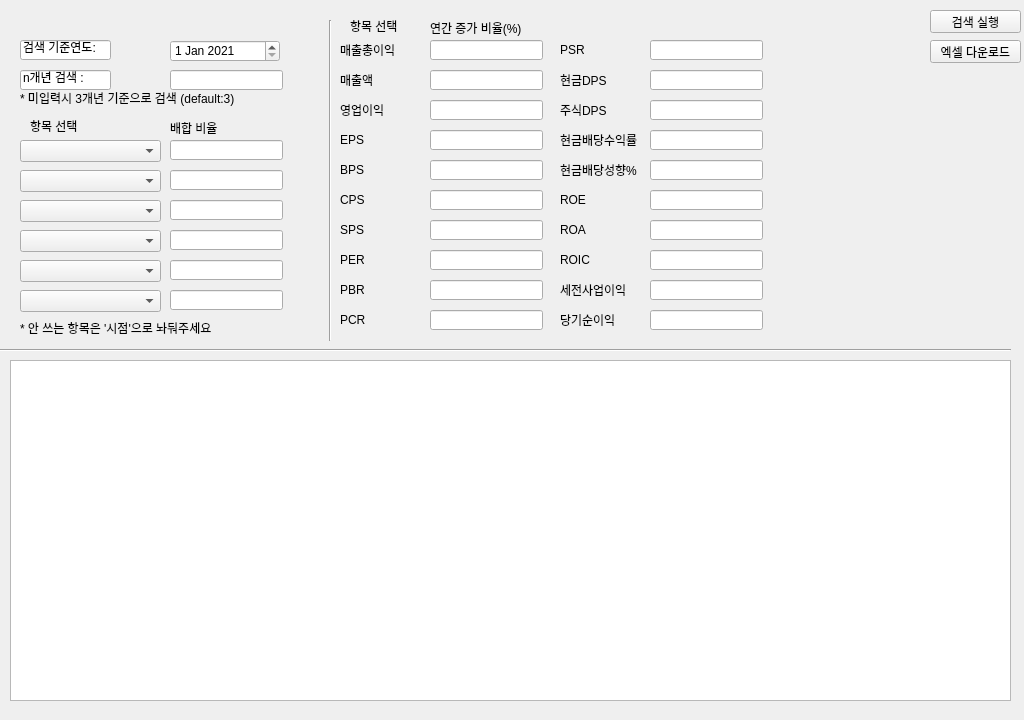
<?xml version="1.0" encoding="UTF-8"?>
<ui version="4.0">
 <class>Form</class>
 <widget class="QWidget" name="Form">
  <property name="geometry">
   <rect>
    <x>0</x>
    <y>0</y>
    <width>1024</width>
    <height>720</height>
   </rect>
  </property>
  <property name="windowTitle">
   <string>Form</string>
  </property>
  <widget class="QLineEdit" name="lineEditSetYear">
   <property name="geometry">
    <rect>
     <x>20</x>
     <y>40</y>
     <width>91</width>
     <height>20</height>
    </rect>
   </property>
   <property name="text">
    <string>검색 기준연도:</string>
   </property>
   <property name="readOnly">
    <bool>true</bool>
   </property>
  </widget>
  <widget class="QLineEdit" name="lineEdit_3">
   <property name="geometry">
    <rect>
     <x>430</x>
     <y>100</y>
     <width>113</width>
     <height>20</height>
    </rect>
   </property>
   <property name="text">
    <string/>
   </property>
  </widget>
  <widget class="QLineEdit" name="lineEdit_16">
   <property name="geometry">
    <rect>
     <x>650</x>
     <y>190</y>
     <width>113</width>
     <height>20</height>
    </rect>
   </property>
   <property name="text">
    <string/>
   </property>
  </widget>
  <widget class="QLineEdit" name="lineEdit_18">
   <property name="geometry">
    <rect>
     <x>650</x>
     <y>250</y>
     <width>113</width>
     <height>20</height>
    </rect>
   </property>
   <property name="text">
    <string/>
   </property>
  </widget>
  <widget class="QLineEdit" name="lineEdit_17">
   <property name="geometry">
    <rect>
     <x>650</x>
     <y>220</y>
     <width>113</width>
     <height>20</height>
    </rect>
   </property>
   <property name="text">
    <string/>
   </property>
  </widget>
  <widget class="QLineEdit" name="lineEdit_20">
   <property name="geometry">
    <rect>
     <x>650</x>
     <y>310</y>
     <width>113</width>
     <height>20</height>
    </rect>
   </property>
   <property name="text">
    <string/>
   </property>
  </widget>
  <widget class="QLineEdit" name="lineEdit_9">
   <property name="geometry">
    <rect>
     <x>430</x>
     <y>280</y>
     <width>113</width>
     <height>20</height>
    </rect>
   </property>
   <property name="text">
    <string/>
   </property>
  </widget>
  <widget class="QLabel" name="label_17">
   <property name="geometry">
    <rect>
     <x>560</x>
     <y>220</y>
     <width>81</width>
     <height>20</height>
    </rect>
   </property>
   <property name="text">
    <string>ROA</string>
   </property>
  </widget>
  <widget class="QLabel" name="label_26">
   <property name="geometry">
    <rect>
     <x>560</x>
     <y>70</y>
     <width>81</width>
     <height>20</height>
    </rect>
   </property>
   <property name="text">
    <string>현금DPS</string>
   </property>
  </widget>
  <widget class="QLabel" name="label_23">
   <property name="geometry">
    <rect>
     <x>560</x>
     <y>130</y>
     <width>81</width>
     <height>20</height>
    </rect>
   </property>
   <property name="text">
    <string>현금배당수익률</string>
   </property>
  </widget>
  <widget class="Line" name="line_2">
   <property name="geometry">
    <rect>
     <x>320</x>
     <y>20</y>
     <width>20</width>
     <height>321</height>
    </rect>
   </property>
   <property name="orientation">
    <enum>Qt::Vertical</enum>
   </property>
  </widget>
  <widget class="QComboBox" name="comboBoxRatioSum4">
   <property name="geometry">
    <rect>
     <x>20</x>
     <y>230</y>
     <width>141</width>
     <height>22</height>
    </rect>
   </property>
  </widget>
  <widget class="QDateEdit" name="dateEditSetYear">
   <property name="geometry">
    <rect>
     <x>170</x>
     <y>40</y>
     <width>110</width>
     <height>22</height>
    </rect>
   </property>
   <property name="dateTime">
    <datetime>
     <hour>0</hour>
     <minute>0</minute>
     <second>0</second>
     <year>2021</year>
     <month>1</month>
     <day>1</day>
    </datetime>
   </property>
  </widget>
  <widget class="QLineEdit" name="lineEdit_6">
   <property name="geometry">
    <rect>
     <x>430</x>
     <y>190</y>
     <width>113</width>
     <height>20</height>
    </rect>
   </property>
   <property name="text">
    <string/>
   </property>
  </widget>
  <widget class="QLabel" name="label_11">
   <property name="geometry">
    <rect>
     <x>340</x>
     <y>160</y>
     <width>81</width>
     <height>20</height>
    </rect>
   </property>
   <property name="text">
    <string>BPS</string>
   </property>
  </widget>
  <widget class="QPushButton" name="pushButtonShow">
   <property name="geometry">
    <rect>
     <x>930</x>
     <y>10</y>
     <width>91</width>
     <height>23</height>
    </rect>
   </property>
   <property name="text">
    <string>검색 실행</string>
   </property>
  </widget>
  <widget class="QLabel" name="label_25">
   <property name="geometry">
    <rect>
     <x>560</x>
     <y>100</y>
     <width>81</width>
     <height>20</height>
    </rect>
   </property>
   <property name="text">
    <string>주식DPS</string>
   </property>
  </widget>
  <widget class="QLabel" name="label_19">
   <property name="geometry">
    <rect>
     <x>560</x>
     <y>280</y>
     <width>81</width>
     <height>20</height>
    </rect>
   </property>
   <property name="text">
    <string>세전사업이익</string>
   </property>
  </widget>
  <widget class="QComboBox" name="comboBoxRatioSum1">
   <property name="enabled">
    <bool>true</bool>
   </property>
   <property name="geometry">
    <rect>
     <x>20</x>
     <y>140</y>
     <width>141</width>
     <height>22</height>
    </rect>
   </property>
   <property name="contextMenuPolicy">
    <enum>Qt::PreventContextMenu</enum>
   </property>
   <property name="editable">
    <bool>false</bool>
   </property>
   <property name="currentIndex">
    <number>-1</number>
   </property>
  </widget>
  <widget class="QLabel" name="label_4">
   <property name="geometry">
    <rect>
     <x>170</x>
     <y>120</y>
     <width>111</width>
     <height>16</height>
    </rect>
   </property>
   <property name="text">
    <string>배합 비율</string>
   </property>
  </widget>
  <widget class="QLabel" name="label_21">
   <property name="geometry">
    <rect>
     <x>560</x>
     <y>190</y>
     <width>81</width>
     <height>20</height>
    </rect>
   </property>
   <property name="text">
    <string>ROE</string>
   </property>
  </widget>
  <widget class="QLineEdit" name="lineEdit_4">
   <property name="geometry">
    <rect>
     <x>430</x>
     <y>130</y>
     <width>113</width>
     <height>20</height>
    </rect>
   </property>
   <property name="text">
    <string/>
   </property>
  </widget>
  <widget class="QLineEdit" name="lineEdit_14">
   <property name="geometry">
    <rect>
     <x>650</x>
     <y>130</y>
     <width>113</width>
     <height>20</height>
    </rect>
   </property>
   <property name="text">
    <string/>
   </property>
  </widget>
  <widget class="QLineEdit" name="lineEdit_11">
   <property name="geometry">
    <rect>
     <x>650</x>
     <y>40</y>
     <width>113</width>
     <height>20</height>
    </rect>
   </property>
   <property name="text">
    <string/>
   </property>
  </widget>
  <widget class="QLineEdit" name="lineEditRatioSum6">
   <property name="geometry">
    <rect>
     <x>170</x>
     <y>290</y>
     <width>113</width>
     <height>20</height>
    </rect>
   </property>
   <property name="text">
    <string/>
   </property>
  </widget>
  <widget class="QLabel" name="label_16">
   <property name="geometry">
    <rect>
     <x>340</x>
     <y>310</y>
     <width>81</width>
     <height>20</height>
    </rect>
   </property>
   <property name="text">
    <string>PCR</string>
   </property>
  </widget>
  <widget class="QLabel" name="label_8">
   <property name="geometry">
    <rect>
     <x>340</x>
     <y>70</y>
     <width>81</width>
     <height>20</height>
    </rect>
   </property>
   <property name="text">
    <string>매출액</string>
   </property>
  </widget>
  <widget class="QLineEdit" name="lineEditNYear">
   <property name="geometry">
    <rect>
     <x>20</x>
     <y>70</y>
     <width>91</width>
     <height>20</height>
    </rect>
   </property>
   <property name="text">
    <string>n개년 검색 : </string>
   </property>
   <property name="readOnly">
    <bool>true</bool>
   </property>
  </widget>
  <widget class="QLabel" name="label">
   <property name="geometry">
    <rect>
     <x>350</x>
     <y>20</y>
     <width>56</width>
     <height>12</height>
    </rect>
   </property>
   <property name="text">
    <string>항목 선택</string>
   </property>
  </widget>
  <widget class="QLineEdit" name="lineEditRatioSum1">
   <property name="geometry">
    <rect>
     <x>170</x>
     <y>140</y>
     <width>113</width>
     <height>20</height>
    </rect>
   </property>
   <property name="text">
    <string/>
   </property>
  </widget>
  <widget class="QLineEdit" name="lineEditRatioSum2">
   <property name="geometry">
    <rect>
     <x>170</x>
     <y>170</y>
     <width>113</width>
     <height>20</height>
    </rect>
   </property>
   <property name="text">
    <string/>
   </property>
  </widget>
  <widget class="QLineEdit" name="lineEditNYearInput">
   <property name="geometry">
    <rect>
     <x>170</x>
     <y>70</y>
     <width>113</width>
     <height>20</height>
    </rect>
   </property>
  </widget>
  <widget class="QLineEdit" name="lineEdit_12">
   <property name="geometry">
    <rect>
     <x>650</x>
     <y>70</y>
     <width>113</width>
     <height>20</height>
    </rect>
   </property>
   <property name="text">
    <string/>
   </property>
  </widget>
  <widget class="QLineEdit" name="lineEdit_19">
   <property name="geometry">
    <rect>
     <x>650</x>
     <y>280</y>
     <width>113</width>
     <height>20</height>
    </rect>
   </property>
   <property name="text">
    <string/>
   </property>
  </widget>
  <widget class="QLabel" name="label_10">
   <property name="geometry">
    <rect>
     <x>340</x>
     <y>130</y>
     <width>81</width>
     <height>20</height>
    </rect>
   </property>
   <property name="text">
    <string>EPS</string>
   </property>
  </widget>
  <widget class="QPushButton" name="pushButtonToExcel">
   <property name="geometry">
    <rect>
     <x>930</x>
     <y>40</y>
     <width>91</width>
     <height>23</height>
    </rect>
   </property>
   <property name="text">
    <string>엑셀 다운로드</string>
   </property>
  </widget>
  <widget class="QLabel" name="label_24">
   <property name="geometry">
    <rect>
     <x>560</x>
     <y>40</y>
     <width>81</width>
     <height>20</height>
    </rect>
   </property>
   <property name="text">
    <string>PSR</string>
   </property>
  </widget>
  <widget class="QLabel" name="label_14">
   <property name="geometry">
    <rect>
     <x>340</x>
     <y>250</y>
     <width>81</width>
     <height>20</height>
    </rect>
   </property>
   <property name="text">
    <string>PER</string>
   </property>
  </widget>
  <widget class="QComboBox" name="comboBoxRatioSum3">
   <property name="geometry">
    <rect>
     <x>20</x>
     <y>200</y>
     <width>141</width>
     <height>22</height>
    </rect>
   </property>
  </widget>
  <widget class="QLineEdit" name="lineEdit_15">
   <property name="geometry">
    <rect>
     <x>650</x>
     <y>160</y>
     <width>113</width>
     <height>20</height>
    </rect>
   </property>
   <property name="text">
    <string/>
   </property>
  </widget>
  <widget class="QComboBox" name="comboBoxRatioSum6">
   <property name="geometry">
    <rect>
     <x>20</x>
     <y>290</y>
     <width>141</width>
     <height>22</height>
    </rect>
   </property>
  </widget>
  <widget class="QLineEdit" name="lineEdit_5">
   <property name="geometry">
    <rect>
     <x>430</x>
     <y>160</y>
     <width>113</width>
     <height>20</height>
    </rect>
   </property>
   <property name="text">
    <string/>
   </property>
  </widget>
  <widget class="QLabel" name="label_12">
   <property name="geometry">
    <rect>
     <x>340</x>
     <y>190</y>
     <width>81</width>
     <height>20</height>
    </rect>
   </property>
   <property name="text">
    <string>CPS</string>
   </property>
  </widget>
  <widget class="QLabel" name="label_18">
   <property name="geometry">
    <rect>
     <x>560</x>
     <y>250</y>
     <width>81</width>
     <height>20</height>
    </rect>
   </property>
   <property name="text">
    <string>ROIC</string>
   </property>
  </widget>
  <widget class="QComboBox" name="comboBoxRatioSum2">
   <property name="enabled">
    <bool>true</bool>
   </property>
   <property name="geometry">
    <rect>
     <x>20</x>
     <y>170</y>
     <width>141</width>
     <height>22</height>
    </rect>
   </property>
   <property name="editable">
    <bool>false</bool>
   </property>
  </widget>
  <widget class="QLineEdit" name="lineEdit_8">
   <property name="geometry">
    <rect>
     <x>430</x>
     <y>250</y>
     <width>113</width>
     <height>20</height>
    </rect>
   </property>
   <property name="text">
    <string/>
   </property>
  </widget>
  <widget class="QLineEdit" name="lineEditRatioSum4">
   <property name="geometry">
    <rect>
     <x>170</x>
     <y>230</y>
     <width>113</width>
     <height>20</height>
    </rect>
   </property>
   <property name="text">
    <string/>
   </property>
  </widget>
  <widget class="QLabel" name="label_15">
   <property name="geometry">
    <rect>
     <x>340</x>
     <y>280</y>
     <width>81</width>
     <height>20</height>
    </rect>
   </property>
   <property name="text">
    <string>PBR</string>
   </property>
  </widget>
  <widget class="QComboBox" name="comboBoxRatioSum5">
   <property name="geometry">
    <rect>
     <x>20</x>
     <y>260</y>
     <width>141</width>
     <height>22</height>
    </rect>
   </property>
  </widget>
  <widget class="QLabel" name="label_13">
   <property name="geometry">
    <rect>
     <x>340</x>
     <y>220</y>
     <width>81</width>
     <height>20</height>
    </rect>
   </property>
   <property name="text">
    <string>SPS</string>
   </property>
  </widget>
  <widget class="QLineEdit" name="lineEdit_1">
   <property name="geometry">
    <rect>
     <x>430</x>
     <y>40</y>
     <width>113</width>
     <height>20</height>
    </rect>
   </property>
   <property name="text">
    <string/>
   </property>
  </widget>
  <widget class="QLineEdit" name="lineEditRatioSum5">
   <property name="geometry">
    <rect>
     <x>170</x>
     <y>260</y>
     <width>113</width>
     <height>20</height>
    </rect>
   </property>
   <property name="text">
    <string/>
   </property>
  </widget>
  <widget class="Line" name="line">
   <property name="geometry">
    <rect>
     <x>0</x>
     <y>340</y>
     <width>1011</width>
     <height>20</height>
    </rect>
   </property>
   <property name="orientation">
    <enum>Qt::Horizontal</enum>
   </property>
  </widget>
  <widget class="QLabel" name="label_3">
   <property name="geometry">
    <rect>
     <x>30</x>
     <y>120</y>
     <width>56</width>
     <height>12</height>
    </rect>
   </property>
   <property name="text">
    <string>항목 선택</string>
   </property>
  </widget>
  <widget class="QLabel" name="label_7">
   <property name="geometry">
    <rect>
     <x>340</x>
     <y>40</y>
     <width>81</width>
     <height>20</height>
    </rect>
   </property>
   <property name="text">
    <string>매출총이익</string>
   </property>
  </widget>
  <widget class="QLineEdit" name="lineEdit_7">
   <property name="geometry">
    <rect>
     <x>430</x>
     <y>220</y>
     <width>113</width>
     <height>20</height>
    </rect>
   </property>
   <property name="text">
    <string/>
   </property>
  </widget>
  <widget class="QLineEdit" name="lineEdit_2">
   <property name="geometry">
    <rect>
     <x>430</x>
     <y>70</y>
     <width>113</width>
     <height>20</height>
    </rect>
   </property>
   <property name="text">
    <string/>
   </property>
  </widget>
  <widget class="QLineEdit" name="lineEdit_13">
   <property name="geometry">
    <rect>
     <x>650</x>
     <y>100</y>
     <width>113</width>
     <height>20</height>
    </rect>
   </property>
   <property name="text">
    <string/>
   </property>
  </widget>
  <widget class="QLineEdit" name="lineEditRatioSum3">
   <property name="geometry">
    <rect>
     <x>170</x>
     <y>200</y>
     <width>113</width>
     <height>20</height>
    </rect>
   </property>
   <property name="text">
    <string/>
   </property>
  </widget>
  <widget class="QLabel" name="label_20">
   <property name="geometry">
    <rect>
     <x>560</x>
     <y>310</y>
     <width>81</width>
     <height>20</height>
    </rect>
   </property>
   <property name="text">
    <string>당기순이익</string>
   </property>
  </widget>
  <widget class="QLabel" name="label_9">
   <property name="geometry">
    <rect>
     <x>340</x>
     <y>100</y>
     <width>81</width>
     <height>20</height>
    </rect>
   </property>
   <property name="text">
    <string>영업이익</string>
   </property>
  </widget>
  <widget class="QLabel" name="label_22">
   <property name="geometry">
    <rect>
     <x>560</x>
     <y>160</y>
     <width>81</width>
     <height>20</height>
    </rect>
   </property>
   <property name="text">
    <string>현금배당성향%</string>
   </property>
  </widget>
  <widget class="QLabel" name="label_2">
   <property name="geometry">
    <rect>
     <x>430</x>
     <y>20</y>
     <width>111</width>
     <height>16</height>
    </rect>
   </property>
   <property name="text">
    <string>연간 증가 비율(%)</string>
   </property>
  </widget>
  <widget class="QLineEdit" name="lineEdit_10">
   <property name="geometry">
    <rect>
     <x>430</x>
     <y>310</y>
     <width>113</width>
     <height>20</height>
    </rect>
   </property>
   <property name="text">
    <string/>
   </property>
  </widget>
  <widget class="QTableWidget" name="tableWidgetView">
   <property name="geometry">
    <rect>
     <x>10</x>
     <y>360</y>
     <width>1001</width>
     <height>341</height>
    </rect>
   </property>
  </widget>
  <widget class="QLabel" name="label_5">
   <property name="geometry">
    <rect>
     <x>20</x>
     <y>320</y>
     <width>231</width>
     <height>16</height>
    </rect>
   </property>
   <property name="text">
    <string>* 안 쓰는 항목은 '시점'으로 놔둬주세요</string>
   </property>
  </widget>
  <widget class="QLabel" name="label_6">
   <property name="geometry">
    <rect>
     <x>20</x>
     <y>90</y>
     <width>251</width>
     <height>16</height>
    </rect>
   </property>
   <property name="text">
    <string>* 미입력시 3개년 기준으로 검색 (default:3)</string>
   </property>
  </widget>
 </widget>
 <resources/>
 <connections/>
</ui>
